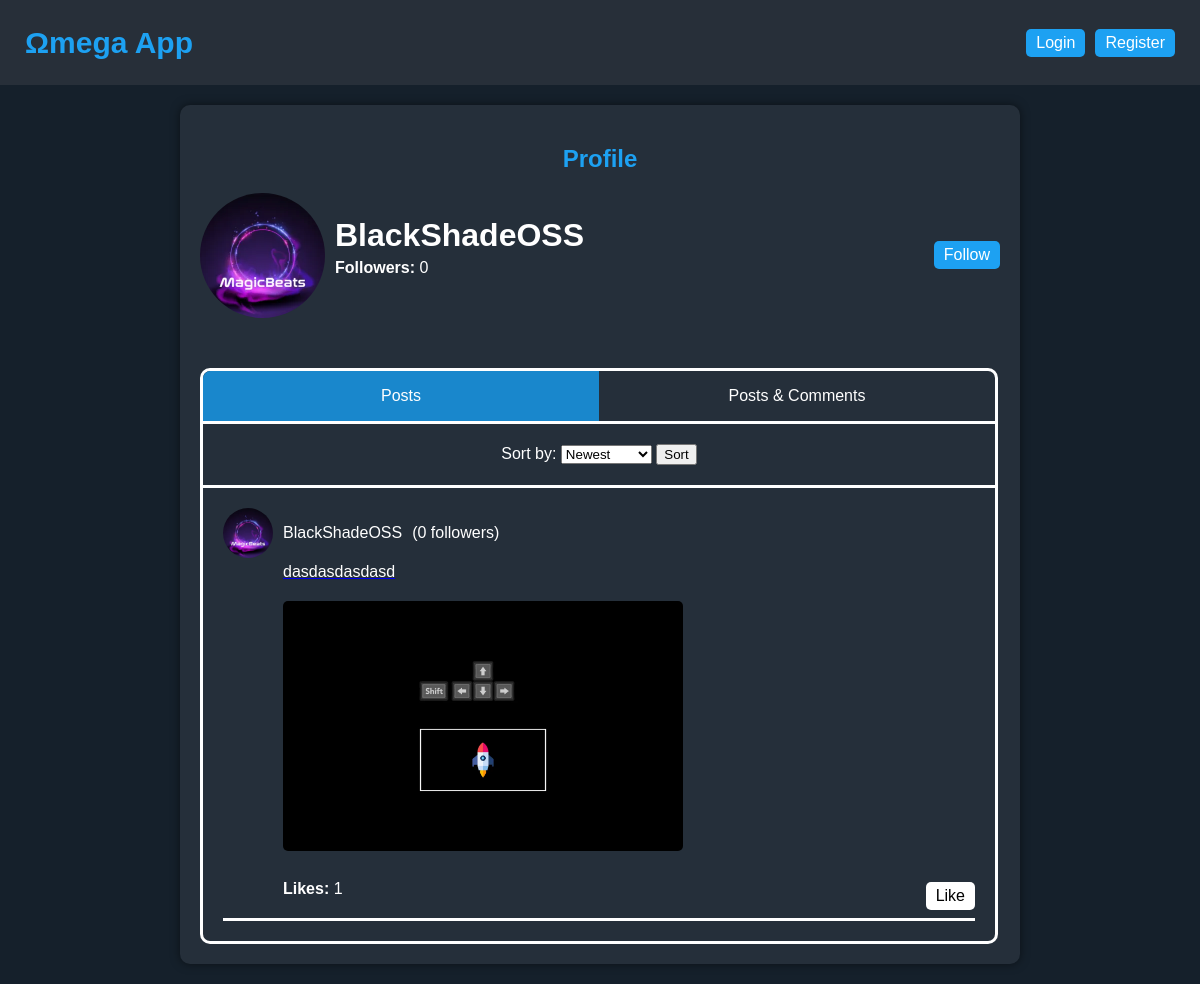
The app's page /profile.php?id=4 with its own data.
### tables this page shows
CREATE TABLE `user_account` (
  `user_ac_id` int(11) NOT NULL,
  `username` varchar(50) NOT NULL,
  `password` varchar(64) NOT NULL,
  `email` varchar(50) NOT NULL,
  `followers` int(11) NOT NULL,
  `is_cn_admin` tinyint(1) NOT NULL DEFAULT 0,
  `is_verified` tinyint(1) NOT NULL DEFAULT 0,
  `avatar_id` varchar(23) DEFAULT NULL,
  `created` timestamp NOT NULL DEFAULT current_timestamp()
);

CREATE TABLE `posts` (
  `post_id` int(11) NOT NULL,
  `author` int(11) NOT NULL,
  `author_firm` int(11) DEFAULT NULL,
  `content` varchar(512) NOT NULL,
  `likes` int(11) NOT NULL,
  `shares` int(11) NOT NULL,
  `comments_number` int(11) NOT NULL,
  `file_id` varchar(23) DEFAULT NULL,
  `post_id_for_comment` int(11) DEFAULT NULL,
  `create_datetime` datetime NOT NULL DEFAULT current_timestamp()
);

### profile.php (the view, shortened to what this page needs)
<?php
require_once 'db_connect.php';
$user_id = $_GET['id'];
if (isset($_GET['show'])) {
    switch ($_GET['show']) {
        case 'posts':
            $show = 'posts';
            break;
        case 'postscom':
            $show = 'postscom';
            break;
        default:
            $show = 'posts';
    }
} else {
    $show = 'posts';
}
if (isset($_GET['sort'])) {
    switch ($_GET['sort']) {
        case 'newest':
            $sort = 'newest';
            break;
        case 'oldest':
            $sort = 'oldest';
            break;
        case 'most-liked':
            $sort = 'most-liked';
            break;
        case 'least-liked':
            $sort = 'least-liked';
            break;
        default:
            $sort = 'newest';
    }
} else {
    $sort = 'newest';
}
function displayPostDetails($postId, $conn)
{
    $query = "SELECT posts.content, posts.file_id,
              COALESCE(user_account.username, firm_account.firm_name) AS author_name,
              user_account.avatar_id,
              user_account.user_ac_id AS author_id,
              'user' AS author_type,
              COUNT(follow.user_follower_id) AS follower_count,
              CASE WHEN follow.user_follower_id IS NOT NULL THEN true ELSE false END AS is_following
              FROM posts
              LEFT JOIN user_account ON posts.author = user_account.user_ac_id
              LEFT JOIN firm_account ON posts.author_firm = firm_account.firm_ac_id
              LEFT JOIN follow ON follow.user_ac_id = user_account.user_ac_id
              WHERE posts.post_id = ?";
    $stmt = $conn->prepare($query);
    $stmt->bind_param("i", $postId);
    $stmt->execute();
    $result = $stmt->get_result();
    $post = $result->fetch_assoc();
    if ($post) {
        echo "<div class='post'>";
        echo "<div class='author-details'>";
        echo "<img class='author-avatar' src='uploads/" . htmlspecialchars($post['avatar_id'] . ".webp", ENT_QUOTES, 'UTF-8') . "' alt='Author Avatar'>";
        echo "<span class='author-name'>" . htmlspecialchars($post['author_name'], ENT_QUOTES, 'UTF-8') . "</span>";
        echo "<span class='follower-count'> (" . $post['follower_count'] . " followers)</span>";
        echo "</div>";
        echo "<a href='post.php?id=" . $postId . "'>";
        echo "<p>" . htmlspecialchars($post['content'], ENT_QUOTES, 'UTF-8') . "</p>";
        if ($post['file_id'] !== null) {
            echo "<div class='image-container'>";
            echo "<img src='uploads/" . htmlspecialchars($post['file_id'] . ".webp", ENT_QUOTES, 'UTF-8') . "' alt='Post File'>";
            echo "</div>";
        }
        echo "</a>";
        $query = "SELECT likes FROM posts WHERE post_id = ?";
        $stmt = $conn->prepare($query);
        $stmt->bind_param("i", $postId);
        $stmt->execute();
        $result = $stmt->get_result();
        $likes = $result->fetch_assoc();
        $query = "SELECT COUNT(*) as liked FROM likes WHERE post_id = ? AND user_id = ?";
        $stmt = $conn->prepare($query);
        $stmt->bind_param("ii", $postId, $_SESSION['id']);
        $stmt->execute();
        $result = $stmt->get_result();
        $liked = $result->fetch_assoc();
        echo '<div class="like-container">';
        echo '<p><strong>Likes: </strong>' . $likes['likes'] . '</p>';
        echo '<form id="likeForm" action="';
        echo $liked['liked'] ? 'unlike_post.php' : 'like_post.php';
        echo '" method="post">';
        echo '<button type="submit" class="';
        echo $liked['liked'] ? 'unlike' : 'like';
        echo '" name="like">';
        echo $liked['liked'] ? 'Unlike' : 'Like';
        echo '</button>';
        echo '</form>';
        echo '</div>';
        echo "</div>";
    } else {
        echo "<p>Post not found.</p>";
    }
}
?>
<!DOCTYPE html>
<html lang="en">
<head>
    <link rel="stylesheet" href="profile.css">
    <link rel="stylesheet" href="navbar.css">
</head>
<body>
    <?php include 'navbar.php'; ?>
    <div class="profile-container">
        <h2>Profile</h2>
        <div class="profile-info">
            <?php
            $query = "SELECT username, avatar_id FROM user_account WHERE user_ac_id = ?";
            $stmt = $conn->prepare($query);
            $stmt->bind_param("i", $user_id);
            $stmt->execute();
            $result = $stmt->get_result();
            if ($result->num_rows > 0) {
                $user = $result->fetch_assoc();
            } else {
                echo "User not found.";
                exit;
            }
            $query = "SELECT COUNT(*) as follower_count FROM follow WHERE user_ac_id = ?";
            $stmt = $conn->prepare($query);
            $stmt->bind_param("i", $user_id);
            $stmt->execute();
            $result = $stmt->get_result();
            $followers = $result->fetch_assoc();
            ?>
            <div class="profile-header">
                <?php if ($user['avatar_id'] !== null) : ?>
                    <img src="uploads/<?php echo htmlspecialchars($user['avatar_id'] . ".webp", ENT_QUOTES, 'UTF-8'); ?>" alt="User Avatar" class="profile-pic">
                <?php endif; ?>
                <div>
                    <h1><?php echo htmlspecialchars($user['username'], ENT_QUOTES, 'UTF-8'); ?></h1>
                    <p><strong>Followers:</strong> <?php echo $followers['follower_count']; ?></p>
                </div>
                <?php
                $isFollowing = false;
                if ($isFollowing) {
                    echo '<form action="unfollow.php" method="post" class="follow-button">';
                    echo '<input type="hidden" name="target_id" value="' . $user_id . '">';
                    echo '<input type="hidden" name="target_type" value="user">';
                    echo '<button type="submit">Unfollow</button>';
                    echo '</form>';
                } else {
                    echo '<form action="follow.php" method="post" class="follow-button">';
                    echo '<button type="submit">Follow</button>';
                    echo '</form>';
                }
                ?>
            </div>
        </div>
        <div class="profile-post-selector">
            <a href="./profile.php?id=<?php echo $user_id; ?>&show=posts" <?php if ($show == 'posts') echo 'class="active"' ?>>Posts</a>
            <a href="./profile.php?id=<?php echo $user_id; ?>&show=postscom" <?php if ($show == 'postscom') echo 'class="active"' ?>>Posts & Comments</a>
        </div>
        <div class="profile-post-sorter">
            <form action="profile.php?id=<?php echo $user_id; ?>" method="get">
                <label for="sort">Sort by:</label>
                <select name="sort" id="sort">
                    <option value="newest" <?php if ($sort == 'newest') echo "selected" ?>>Newest</option>
                </select>
                <button type="submit">Sort</button>
            </form>
        </div>
        <div class="profile-posts">
            <?php
            $query = "SELECT post_id FROM posts WHERE author = ?";
            if ($show == 'posts') {
                $query .= " AND post_id_for_comment  IS NULL";
            }
            switch ($sort) {
                case 'newest':
                    $query .= " ORDER BY create_datetime DESC";
                    break;
            }
            $stmt = $conn->prepare($query);
            $stmt->bind_param("i", $user_id);
            $stmt->execute();
            $result = $stmt->get_result();
            if ($result->num_rows > 0) {
                while ($row = $result->fetch_assoc()) {
                    displayPostDetails($row['post_id'], $conn);
                }
            } else {
                echo "<p>No posts found.</p>";
            }
            ?>
        </div>
    </div>
</body>
</html>

### profile.css (style rules this page uses)
body { font-family: Arial, sans-serif; background-color: #15202b; margin: 0; padding: 0; color: #ffffff; }
.profile-container { background-color: #252f3a; padding: 20px; border-radius: 10px; box-shadow: 0 0 10px rgba(0, 0, 0, 0.5); width: 80%; max-width: 800px; margin: 20px auto; }
.profile-container h2 { text-align: center; color: #1da1f2; margin-bottom: 20px; }
.profile-container p { color: #ffffff; margin-top: 5px; }
.profile-container .profile-pic { width: 125px; height: 125px; border-radius: 50%; margin-right: 10px; }
.profile-header { display: flex; align-items: center; }
.profile-header img { margin-right: 10px; }
.profile-header h1 { margin: 0; }
.follow-button { margin-left: auto; }
.follow-button button { background-color: #1da1f2; color: #ffffff; border: none; border-radius: 5px; cursor: pointer; font-size: 16px; padding: 5px 10px; }
.profile-post-selector { display: flex; justify-content: space-around; margin-top: 50px; border: 3px solid #ffffff; border-radius: 10px 10px 0 0; width: 99%; }
.profile-post-selector a { color: #ffffff; text-decoration: none; width: 50%; text-align: center; height: 50px; display: inline-flex; align-items: center; justify-content: center; box-sizing: border-box; }
.profile-post-selector a:first-child { border-top-left-radius: 7.5px; }
.profile-post-selector a:last-child { border-top-right-radius: 7.5px; }
.profile-post-selector .active { background-color: #1987cc; }
.profile-post-sorter { display: flex; align-items: center; justify-content: center; padding: 20px; border: 3px solid #ffffff; border-top: none; width: 94%; }
.profile-posts { display: flex; flex-direction: column; border: 3px solid #ffffff; border-top: none; width: 99.75%; border-radius: 0 0 10px 10px; box-sizing: border-box; }
.post { margin: 20px; border-bottom: 3px solid #ffffff; }
.post p { color: #ffffff; margin-top: 5px; margin-bottom: 20px; margin-left: 60px; }
.author-details { display: flex; align-items: center; }
.author-avatar { width: 50px !important; height: 50px !important; border-radius: 50% !important; margin-right: 10px !important; }
.author-name, .follower-count { color: #ffffff; }
.follower-count { margin-left: 10px; }
.image-container { margin-left: 60px; }
.image-container img { max-width: 75%; max-height: 250px; object-fit: cover; border-radius: 5px; }
.like-container { display: flex; align-items: center; justify-content: space-between; margin-top: 20px; }
.like-container button { color: #000000; border: none; border-radius: 5px; cursor: pointer; font-size: 16px; padding: 5px 10px; transition: background-color 0.5s; }
.like-container button.like { background-color: #ffffff; }

### records on screen
user_account: avatar (picture), username "BlackShadeOSS"
posts: author.avatar_id (picture), author_name "BlackShadeOSS", follower_count "0", content "dasdasdasdasd", file (picture), likes "1"

### other values on screen
$followers['follower_count'] "0"
